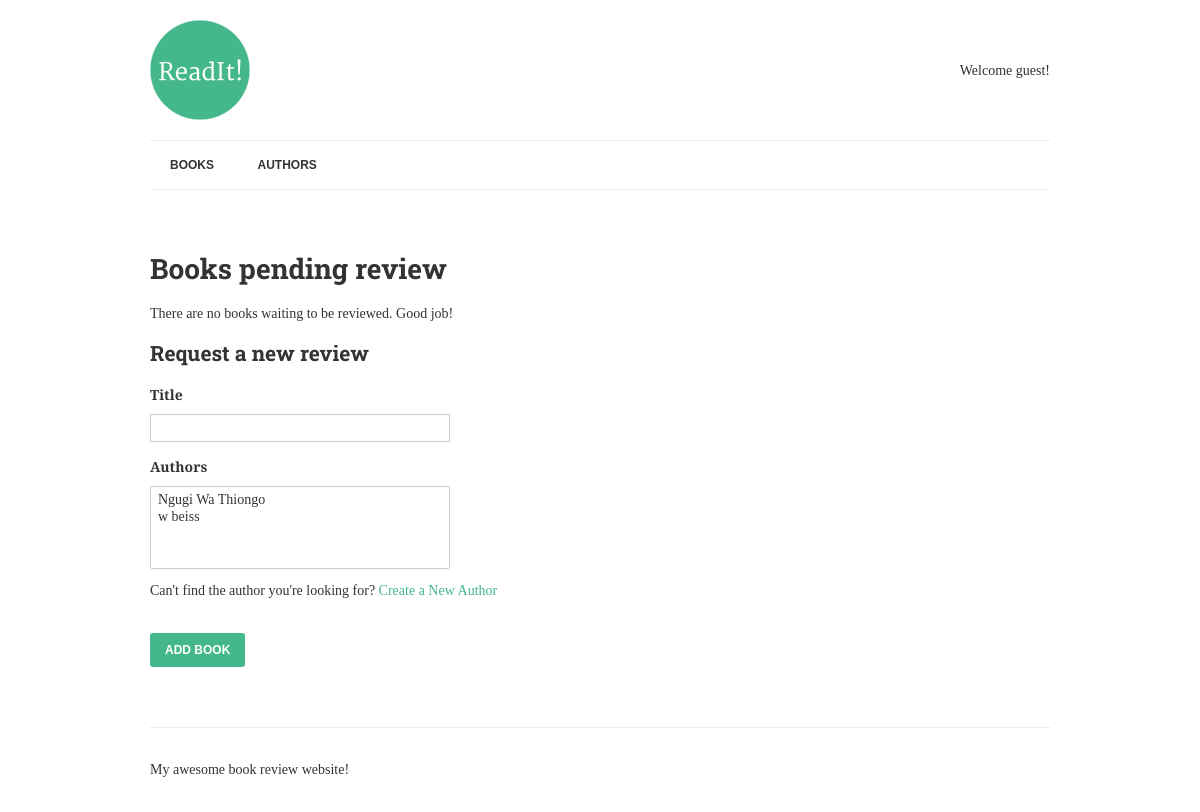
Before: /review/ with the older database file.
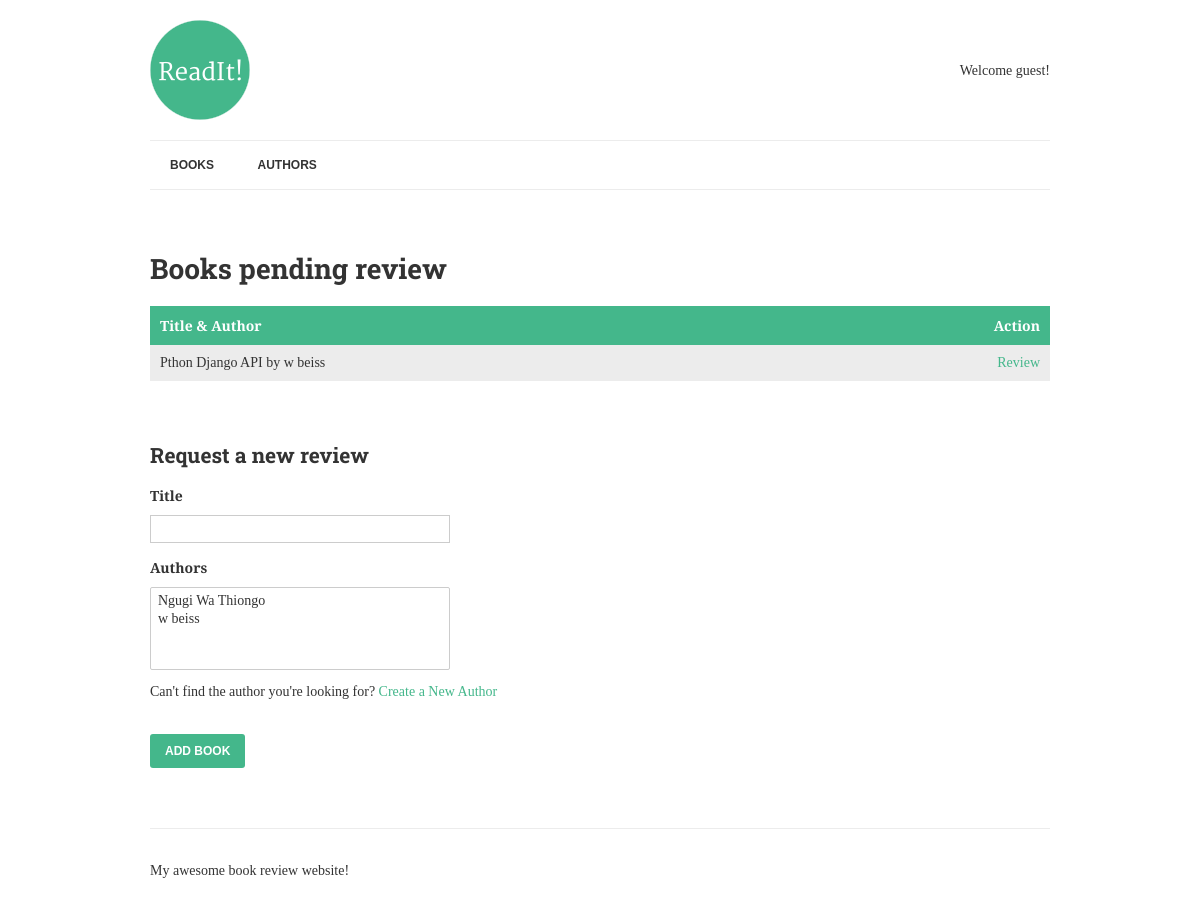
After: the same page with the newer database file.
### books/models.py (models this page shows, shortened)
class Book(models.Model):
    title = models.CharField(max_length=150)
    authors = models.ManyToManyField("Author", related_name="books")
    review = models.TextField(blank=True, null=True)
    date_reviewed = models.DateTimeField(blank=True, null=True)
    is_favourite = models.BooleanField(default=False, verbose_name="Favourite?")
    def list_authors(self):
        return ", ".join([author.name for author in self.authors.all()])

class Author(models.Model):
    name = models.CharField(max_length=70, help_text="Use pen name, not real name", unique=True)
    def __str__(self):
        return self.name

### books/views.py (the view, shortened to what this page needs)
# urls.py: url(r'^review/$', views.ReviewList.as_view(), name='review-books'),
class ReviewList(View):
    def get(self, request):
        books = Book.objects.filter(date_reviewed__isnull=True).prefetch_related('authors')
        context = {
            'books': books,
            'form': BookForm,
         }
        return render(request, "list-to-review.html", context)

### books/templates/list-to-review.html (shortened to what this page needs)
{% extends "base.html" %}
{% block content %}
	<h1>Books pending review</h1>
	{% if books %}
		<table>
			<thead>
				<th>Title &amp; Author</th>
				<th class="align-right">Action</th>
			</thead>
			<tbody>
				{% for book in books %}
					<tr>
						<td class="title">
							{{ book.title }} by {{ book.list_authors }}
						</td>
						<td class="align-right">
							<a href="{% url 'review-book' book.pk %}">Review</a>
						</td>
					</tr>
				{% endfor %}
			</tbody>
		</table>
	{% else %}
		<p>There are no books waiting to be reviewed.  Good job!</p>
	{% endif %}
    <h2>Request a new review</h2>
	<form method="post">
		<label>{{ form.title.label }}</label>
		{{ form.title }}
		<label>{{ form.authors.label }}</label>
		{{ form.authors }}
		<p>Can't find the author you're looking for? <a href="{% url 'add' %}">Create a New Author</a></p>
		<input type="submit" value="Add Book">
	</form>
{% endblock %}

Changed rows visible on the page:
added Book: title "Pthon Django API", list_authors "w beiss"
Other visible differences:
text no longer shown: "There are no books waiting to be reviewed. Good job!"
text now shown: "Title & Author Action"
